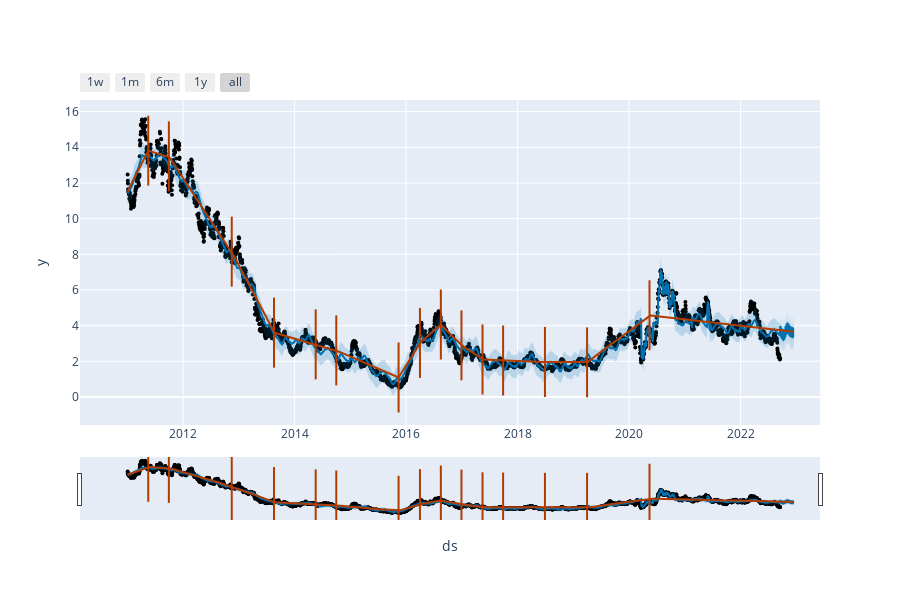

This figure's notebook cell:
### Code cell
from prophet.plot import plot_plotly, plot_components_plotly

plot_plotly(m, forecast, uncertainty=True, plot_cap=False, trend=True, changepoints=True)

### Figure 1 — Plotly figure (JSON) as saved in the notebook; plotly's stock layout.template omitted (floating-point values rounded to 4 significant figures; data arrays with more than 128 entries replaced by an {"elided": "..."} marker saying what was removed)
{"data": [{"marker": {"color": "black", "size": 4}, "mode": "markers", "name": "Actual", "type": "scatter", "x": {"elided": "2947 str values"}, "y": {"elided": "2947 float values"}}, {"hoverinfo": "skip", "line": {"width": 0}, "mode": "lines", "type": "scatter", "x": {"elided": "3037 str values"}, "y": {"elided": "3037 float values"}}, {"fill": "tonexty", "fillcolor": "rgba(0, 114, 178, 0.2)", "line": {"color": "#0072B2", "width": 2}, "mode": "lines", "name": "Predicted", "type": "scatter", "x": {"elided": "3037 str values"}, "y": {"elided": "3037 float values"}}, {"fill": "tonexty", "fillcolor": "rgba(0, 114, 178, 0.2)", "hoverinfo": "skip", "line": {"width": 0}, "mode": "lines", "type": "scatter", "x": {"elided": "3037 str values"}, "y": {"elided": "3037 float values"}}, {"line": {"color": "#B23B00", "width": 2}, "mode": "lines", "name": "Trend", "type": "scatter", "x": {"elided": "3037 str values"}, "y": {"elided": "3037 float values"}}, {"hoverinfo": "skip", "marker": {"color": "#B23B00", "line": {"width": 2}, "size": 50, "symbol": "line-ns-open"}, "mode": "markers", "type": "scatter", "x": ["2011-05-18T00:00:00", "2011-09-30T00:00:00", "2012-11-15T00:00:00", "2013-08-19T00:00:00", "2014-05-19T00:00:00", "2014-10-01T00:00:00", "2015-11-13T00:00:00", "2016-04-01T00:00:00", "2016-08-16T00:00:00", "2016-12-29T00:00:00", "2017-05-16T00:00:00", "2017-09-28T00:00:00", "2018-06-29T00:00:00", "2019-04-01T00:00:00", "2020-05-14T00:00:00"], "y": [13.81, 13.49, 8.15, 3.61, 2.953, 2.614, 1.095, 3.035, 4.064, 2.897, 2.105, 2.047, 1.963, 1.941, 4.582]}], "layout": {"height": 600, "showlegend": false, "width": 900, "xaxis": {"rangeselector": {"buttons": [{"count": 7, "label": "1w", "step": "day", "stepmode": "backward"}, {"count": 1, "label": "1m", "step": "month", "stepmode": "backward"}, {"count": 6, "label": "6m", "step": "month", "stepmode": "backward"}, {"count": 1, "label": "1y", "step": "year", "stepmode": "backward"}, {"step": "all"}]}, "rangeslider": {"visible": true}, "title": {"text": "ds"}, "type": "date"}, "yaxis": {"title": {"text": "y"}}}}
